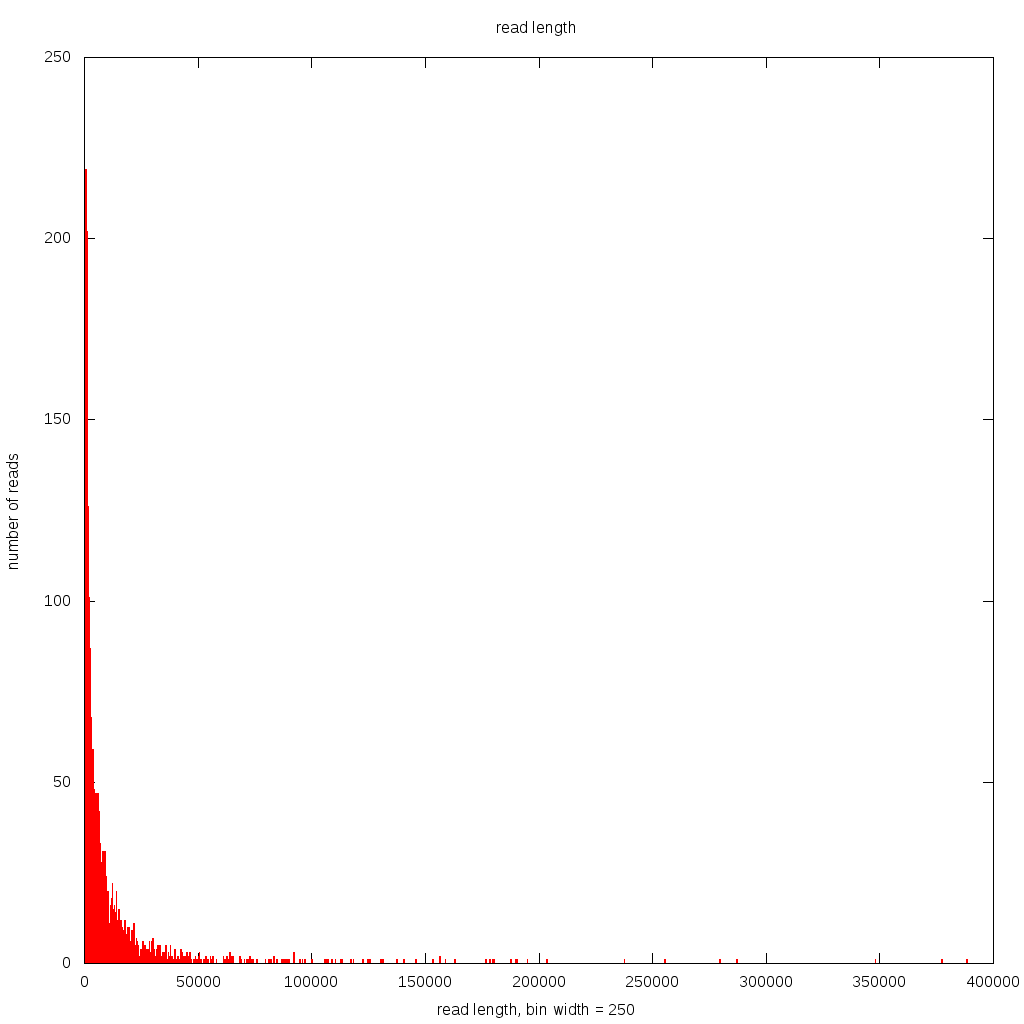

The gnuplot source for this figure:
set title 'read length'
set xlabel 'read length, bin width = 250'
set ylabel 'number of reads'

binwidth=250
set boxwidth binwidth
bin(x,width) = width*floor(x/width) + binwidth/2.0

set terminal png size 1024,1024
set output './sample.seqStore/readlengths-cor.png'
plot [] './sample.seqStore/readlengths-cor.dat' using (bin($1,binwidth)):(1.0) smooth freq with boxes title ''
